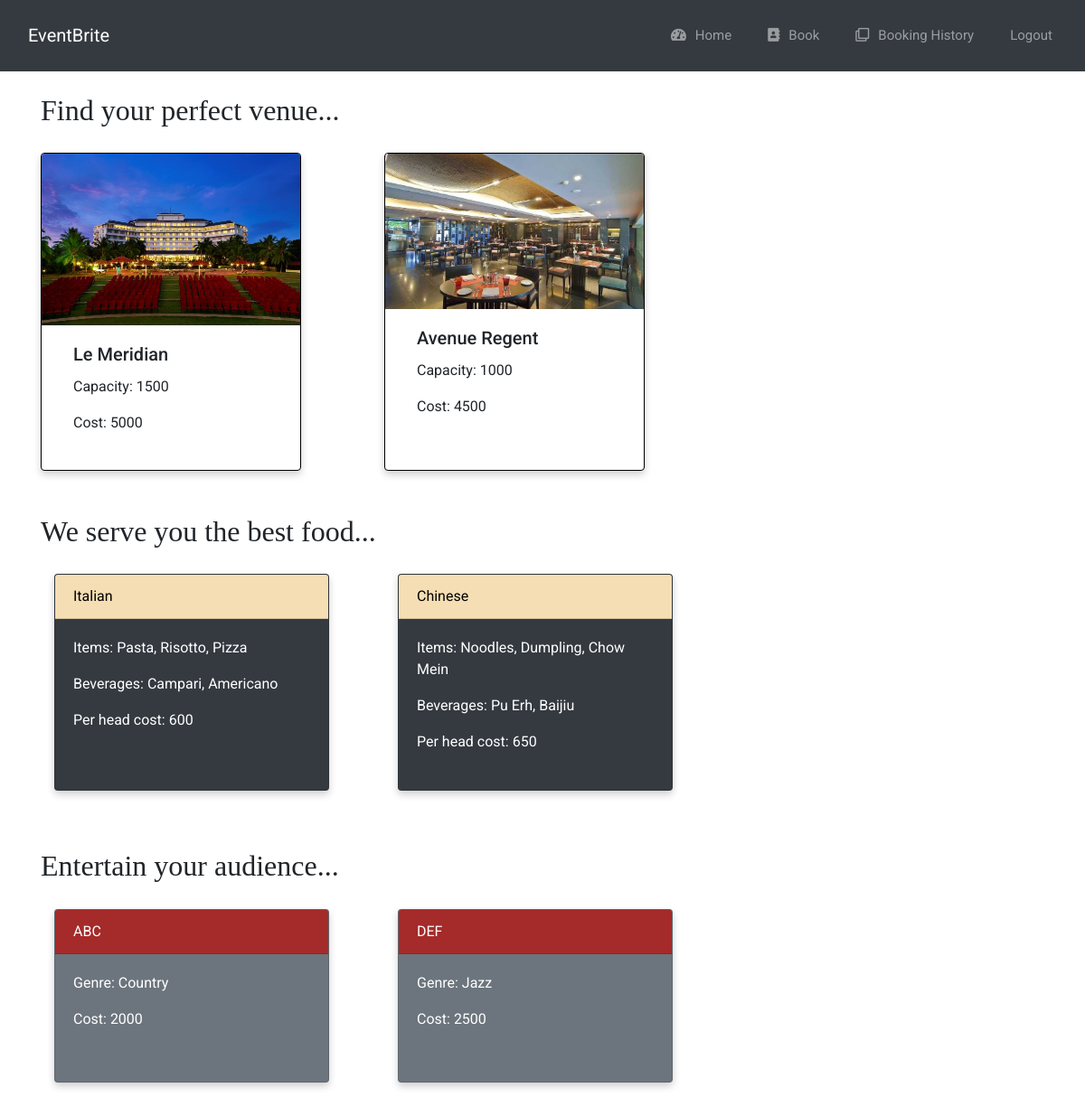
The page /home (signed in) on the database as committed earlier.
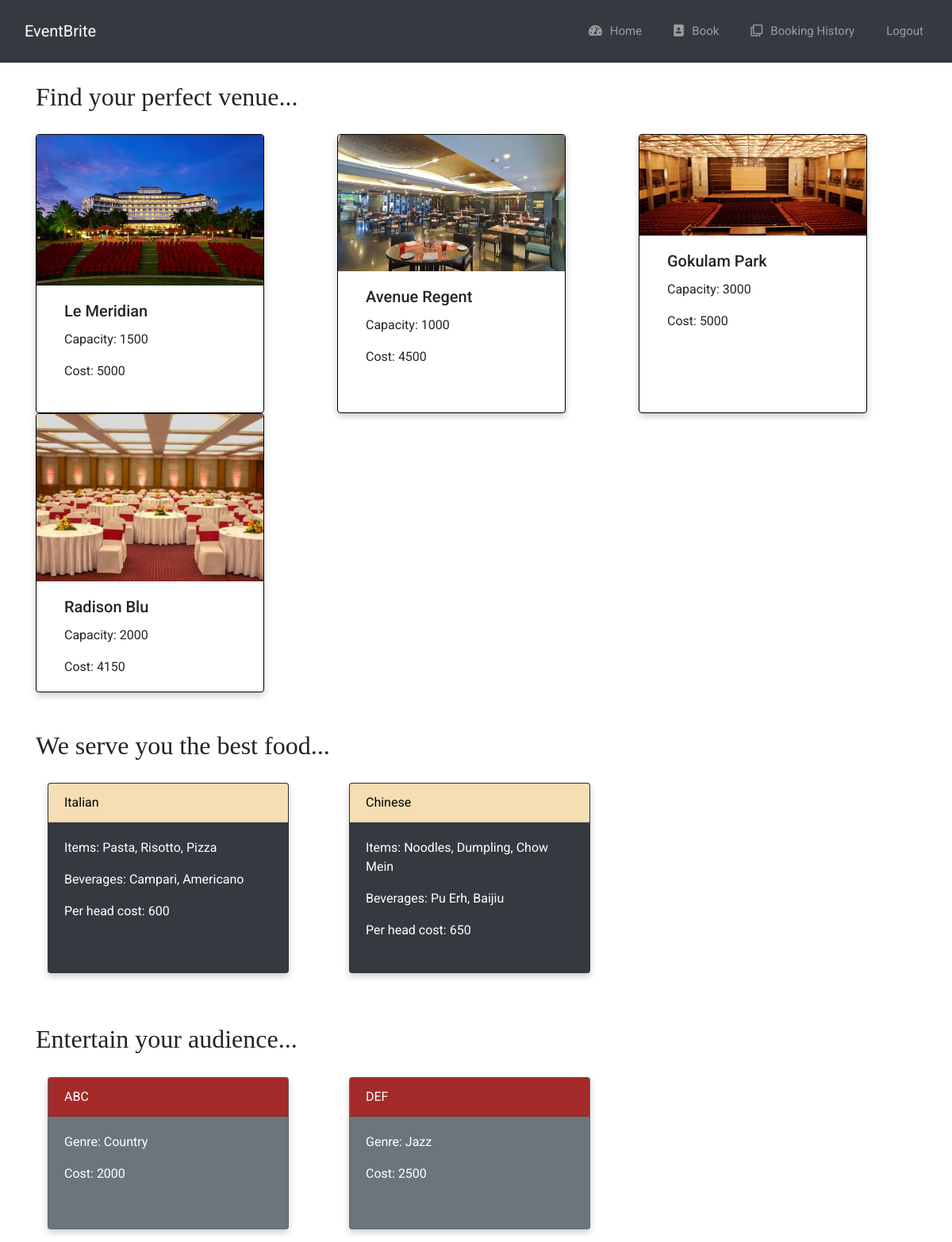
The same page on the database as committed later.
### app.py (models this page shows)
class Venue(db.Model):
    id = db.Column(db.Integer, primary_key=True)
    venue_name = db.Column(db.String(50))
    capacity = db.Column(db.Integer)
    From = db.Column(db.DateTime) #Anna
    to = db.Column(db.DateTime)   #Anna
    url_pic = db.Column(db.String(20)) #Kavya
    cost = db.Column(db.Integer)

class Food(db.Model):
    id = db.Column(db.Integer, primary_key=True)
    cuisine = db.Column(db.String(20))
    food_items = db.Column(db.String(50))
    beverages = db.Column(db.String(50))
    cost_per_head = db.Column(db.Integer)

class Band(db.Model):
    id = db.Column(db.Integer, primary_key=True)
    band_name = db.Column(db.String(25))
    genre = db.Column(db.String(20))
    cost = db.Column(db.Integer)

### app.py (the view)
@app.route('/home')
@login_required
def home():
     if 'manager' in session:
        venue=Venue.query.all()
        food=Food.query.all()
        band=Band.query.all()
        return render_template('home.html',venue=venue,food=food,band=band)

### app.py (called while the page is built)
@login_manager.user_loader #issac
def load_user(user_id):
    return Manager.query.get(int(user_id))

### templates/home.html (shortened to what this page needs)
{% extends 'base.html' %}
{% block body %}
<div class="container">
    <br>
    <h2 style="font-family: 'Sansita Swashed', cursive;">Find your perfect venue...</h2>
    <div class="row">
        {% for v in venue %}
            <div class="col-sm-4">
                <div class="card" style="width: 18rem; height: 22rem;box-shadow: 0 4px 8px 0 rgba(0,0,0,0.2);transition: 0.3s; border-color: black;">
                    <img src="{{v.url_pic}}" class="card-img-top" alt="">
                    <div class="container">
                        <div class="card-body">
                            <h5 class="card-title">{{ v.venue_name }}</h5>
                            <p class="card-text">Capacity: {{ v.capacity }}</p>
                            <p class="card-text">Cost: {{ v.cost }}</p>
                        </div>
                    </div>
                </div>
            </div>
        {% endfor %}
    </div>
    <br>
    <br>
    <h2 style="font-family: 'Sansita Swashed', cursive;">We serve you the best food...</h2>
    <div class="row">
        {% for f in food %}
            <div class="col-sm-4">
                    <div class="container">
                        <div class="card text-white bg-dark mb-3" style="max-width: 19rem; height: 15rem;box-shadow: 0 4px 8px 0 rgba(0,0,0,0.2);transition: 0.3s;">
                            <div class="card-header" style="background-color:wheat; color: black;">{{f.cuisine}}</div>
                            <div class="card-body">
                              <p class="card-text">Items: {{f.food_items}}</p>
                              <p class="card-text">Beverages: {{f.beverages}}</p>
                              <p class="card-text">Per head cost: {{f.cost_per_head}}</p>
                            </div>
                        </div>
                    </div>
            </div>
        {% endfor %}
    </div>
    <br>
    <br>
    <h2 style="font-family: 'Sansita Swashed', cursive;">Entertain your audience...</h2>
    <div class="row">
        {% for b in band %}
            <div class="col-sm-4">
                    <div class="container">
                        <div class="card text-white bg-secondary mb-3" style="max-width: 19rem; height: 12rem;box-shadow: 0 4px 8px 0 rgba(0,0,0,0.2);transition: 0.3s;">
                            <div class="card-header" style="background-color: brown;">{{b.band_name}}</div>
                            <div class="card-body">
                              <p class="card-text">Genre: {{b.genre}}</p>
                              <p class="card-text">Cost: {{b.cost}}</p>
                            </div>
                          </div>
                    </div>
            </div>
        {% endfor %}
    </div>
  </div>
{% endblock %}

### templates/base.html (shortened to what this page needs)
<!DOCTYPE html>
<html lang="en" >
<head>
    <link rel='stylesheet' href='https://stackpath.bootstrapcdn.com/bootstrap/4.3.1/css/bootstrap.min.css'>
    <link rel='stylesheet' href='https://cdnjs.cloudflare.com/ajax/libs/font-awesome/5.10.2/css/all.css'>
    <link rel="stylesheet" href="/static/style.css">
</head>
<body>
<nav class="navbar navbar-expand-lg navbar-dark bg-dark">
        <a class="navbar-brand navbar-logo" href="/home">EventBrite</a>
        <div class="collapse navbar-collapse" id="navbarSupportedContent">
            <ul class="navbar-nav ml-auto">
                <li class="nav-item">
                    <a class="nav-link" href="/home"><i class="fas fa-tachometer-alt"></i>Home</a>
                </li>
                <li class="nav-item">
                    <a class="nav-link" href="/bookings"><i class="fas fa-address-book"></i>Book</a>
                </li>
                <li class="nav-item">
                    <a class="nav-link" href="/viewbookings"><i class="far fa-clone"></i>Booking History</a>
                </li>
                <li class="nav-item">
                    <a class="nav-link" href="/logout">Logout</a>
                </li>
            </ul>
        </div>
    </nav>
{%block body%}
{% endblock %}
</body>
</html>

### static/style.css (style rules this page uses)
body { font-family: 'Roboto', sans-serif; }
* { margin: 0; padding: 0; }
i { margin-right: 10px; }
.navbar-logo { padding: 15px; color: #fff; }
#navbarSupportedContent { overflow: hidden; position: relative; }
#navbarSupportedContent ul { padding: 0px; margin: 0px; }
#navbarSupportedContent ul li a i { margin-right: 10px; }
#navbarSupportedContent li { list-style-type: none; float: left; }
#navbarSupportedContent ul li a { color: rgba(255,255,255,0.5); text-decoration: none; font-size: 15px; display: block; padding: 20px 20px; transition-duration:0.6s; transition-timing-function: cubic-bezier(0.68, -0.55, 0.265, 1.55); position: relative; }
.row { padding-top: 20px; }

Rows that differ between the two databases and show on the page:
added Venue: url_pic (picture), venue_name "Gokulam Park", capacity "3000", cost "5000"
added Venue: url_pic (picture), venue_name "Radison Blu", capacity "2000", cost "4150"
